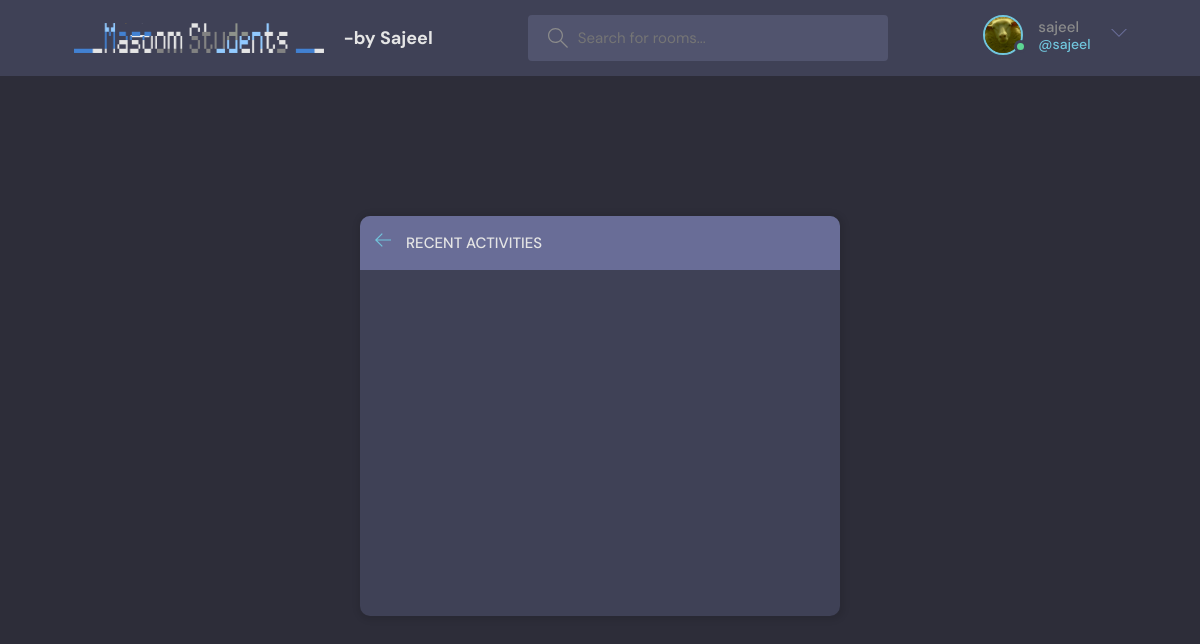
/activity/ (signed in), run on the app's committed database.
### base/models.py (models this page shows)
class User(AbstractUser):          # our custom user model
    name = models.CharField(max_length=200, null=True)
    email = models.EmailField(unique=True, null=True)
    bio = models.TextField(null=True)
    username = models.CharField(max_length=200, null=True, blank=True)
    avatar = models.ImageField(null=True, default="avatar.svg")
    USERNAME_FIELD = 'email'
    REQUIRED_FIELDS = ['username']

### base/views.py (the view)
# urls.py: path('activity/', views.activityPage, name='activity' ),
def activityPage(request):
    q = request.GET.get('q') if request.GET.get('q') !=None else ""
    room_messages = Message.objects.filter(Q(room__topic__name__icontains=q)).order_by('-created')  #  for ManyToOne Relation use "_set"  | accessing the childrens of class
    context = {'room_messages':room_messages }
    return render(request, 'base/activity.html', context)

### base/templates/base/activity.html (shortened to what this page needs)
{% extends 'main.html' %}
{% block content %}
<main class="layout">
  <div class="container">
    <div class="layout__box">
      <div class="layout__boxHeader">
        <div class="layout__boxTitle">
          <a href=" {% url 'home' %} ">
            <svg version="1.1" xmlns="http://www.w3.org/2000/svg" width="32" height="32" viewBox="0 0 32 32">
              <title>arrow-left</title>
              <path
                d="M13.723 2.286l-13.723 13.714 13.719 13.714 1.616-1.611-10.96-10.96h27.625v-2.286h-27.625l10.965-10.965-1.616-1.607z">
              </path>
            </svg>
          </a>
          <h3>Recent Activities</h3>
        </div>
      </div>
    </div>
  </div>
</main>
{% endblock %}

### templates/navbar.html (shortened to what this page needs)
{% load static %}
<header class="header header--loggedIn">
    <div class="container">
      <a href="{% url 'home' %}" class="header__logo">
        <img src="{%  static 'images/ms.png' %} " />
        <h1>-by Sajeel</h1>
      </a>
      <form class="header__search" method="get" action=" {% url 'home' %} ">
        <label>
          <input name="q" placeholder="Search for rooms..." />
        </label>
      </form>
      <nav class="header__menu">
        {% if page != 'login' and page != 'register'  %}
        {% if request.user.is_authenticated %}
        <div class="header__user">
          <a href=" {% url 'user-profile' user.id %} ">
            <div class="avatar avatar--medium active">
              <img src=" {{request.user.avatar.url}} " />
            </div>
            <p> {{request.user.username}} <span>@{{request.user.username}} </span></p>
          </a>
          <button class="dropdown-button">
            <svg version="1.1" xmlns="http://www.w3.org/2000/svg" width="32" height="32" viewBox="0 0 32 32">
              <title>chevron-down</title>
              <path d="M16 21l-13-13h-3l16 16 16-16h-3l-13 13z"></path>
            </svg>
          </button>
        </div>
        {% endif %}
        {% endif %}
      </nav>
    </div>
  </header>

### static/style/style.css (style rules this page uses)
:root { --color-main: #71c6dd; --color-main-light: #e1f6fb; --color-dark: #3f4156; --color-dark-medium: #51546e; --color-dark-light: #696d97; --color-light: #e5e5e5; --color-gray: #8b8b8b; --color-light-gray: #b2bdbd; --color-bg: #2d2d39; --color-success: #5dd693; --color-error: #fc4b0b; }
* { font-family: "DM Sans", -apple-system, BlinkMacSystemFont, "Segoe UI", Roboto, Oxygen, Ubuntu, Cantarell, "Open Sans", "Helvetica Neue", sans-serif; margin: 0; padding: 0; box-sizing: border-box; text-rendering: optimizeLegibility; font-size: inherit; }
html { font-size: 56.25%; }
@media only screen and (min-width: 1200px) { html { font-size: 62.5%; } }
body { line-height: 1.6; font-weight: 400; font-size: 1.5rem; color: var(--color-light-gray); background-color: var(--color-bg); min-height: 100vh; }
img { width: 100%; }
a { display: inline-block; color: var(--color-main); text-decoration: none; }
.container { max-width: 120rem; width: 90%; margin: auto; }
.avatar { position: relative; display: inline-block; border-radius: 50%; border: 2px solid var(--color-main); }
.avatar img { display: block; border-radius: 50%; object-fit: cover; object-position: center; }
.avatar::after { content: ""; display: block; position: absolute; background-color: var(--color-gray); z-index: 111; border-radius: 50%; border: 0.3rem solid var(--color-dark); }
.avatar.active::after { background-color: var(--color-success); }
.avatar.avatar--medium img { width: 3.6rem; height: 3.6rem; border-radius: 50%; }
.avatar.avatar--medium:after { width: 0.7rem; height: 0.7rem; bottom: 0px; right: -6px; }
.header { padding: 1.5rem; background-color: var(--color-dark); }
.header > .container { display: flex; gap: 9.5rem; }
.header__logo, .header__user { display: flex; gap: 2rem; align-items: center; }
.header__logo > img { width: 250px; }
.header__logo > h1 { font-weight: 700; font-size: 18px; color: var(--color-light); }
.header__search > label { background-color: var(--color-dark-medium); padding: 1.3rem 1rem; display: flex; align-items: center; gap: 1rem; border-radius: 4px; }
.header__search svg { fill: var(--color-gray); width: 2rem; height: 2rem; margin-left: 1rem; }
.header__search input { width: 30rem; background: transparent; border: none; outline: none; color: var(--color-light); }
.header__menu { margin-left: auto; position: relative; }
.header__menu a { display: flex; gap: 1.5rem; align-items: center; font-weight: 500; text-decoration: none; color: var(--color-gray); }
.header__menu img { height: 3.6rem; }
.header__menu p { line-height: 1.2; }
.header__menu span { color: var(--color-main); font-weight: 500; font-size: 1.4rem; display: block; }
.header__menu svg { width: 1.6rem; height: 1.6rem; fill: var(--color-dark-light); }
.dropdown-button { background: transparent; border: 0; outline: 0; cursor: pointer; }
.layout { margin-top: 2.4rem; }
.layout > .container { display: flex; justify-content: space-between; align-items: flex-start; }
.layout__box { width: 90%; max-width: 48rem; min-height: 40rem; position: absolute; top: 50%; left: 50%; transform: translate(-50%, -46%); background-color: var(--color-dark); border-radius: 1rem; box-shadow: 1px 1px 6px 3px rgba(0, 0, 0, 0.1); overflow: hidden; }
.layout__boxHeader { display: flex; padding: 1.5rem; background-color: var(--color-dark-light); }
.layout__boxTitle { display: flex; gap: 1.5rem; align-items: center; }
.layout__boxTitle h3 { text-transform: uppercase; font-weight: 500; color: var(--color-light); }
.layout__boxTitle svg { width: 1.6rem; height: 1.6rem; fill: var(--color-main); }

### data on the page
User: user.avatar (picture), user.username "sajeel"
